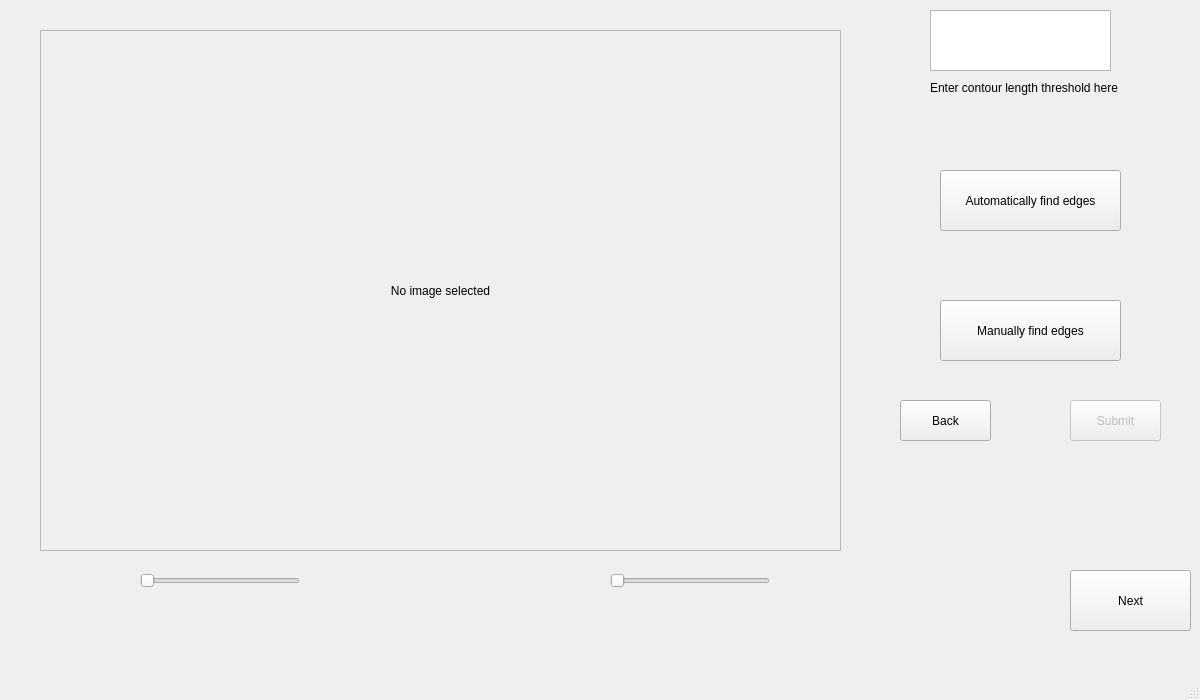
<?xml version="1.0" encoding="UTF-8"?>
<ui version="4.0">
 <class>MainWindow</class>
 <widget class="QMainWindow" name="MainWindow">
  <property name="geometry">
   <rect>
    <x>0</x>
    <y>0</y>
    <width>1200</width>
    <height>700</height>
   </rect>
  </property>
  <property name="windowTitle">
   <string>MainWindow</string>
  </property>
  <widget class="QWidget" name="centralwidget">
   <widget class="QPushButton" name="Auto">
    <property name="enabled">
     <bool>true</bool>
    </property>
    <property name="geometry">
     <rect>
      <x>940</x>
      <y>170</y>
      <width>181</width>
      <height>61</height>
     </rect>
    </property>
    <property name="text">
     <string>Automatically find edges</string>
    </property>
    <property name="flat">
     <bool>false</bool>
    </property>
   </widget>
   <widget class="QPushButton" name="Manual">
    <property name="enabled">
     <bool>true</bool>
    </property>
    <property name="geometry">
     <rect>
      <x>940</x>
      <y>300</y>
      <width>181</width>
      <height>61</height>
     </rect>
    </property>
    <property name="text">
     <string>Manually find edges</string>
    </property>
    <property name="flat">
     <bool>false</bool>
    </property>
   </widget>
   <widget class="QFrame" name="edge_Frame">
    <property name="geometry">
     <rect>
      <x>40</x>
      <y>30</y>
      <width>801</width>
      <height>521</height>
     </rect>
    </property>
    <property name="minimumSize">
     <size>
      <width>0</width>
      <height>0</height>
     </size>
    </property>
    <property name="maximumSize">
     <size>
      <width>16777215</width>
      <height>16777215</height>
     </size>
    </property>
    <property name="frameShape">
     <enum>QFrame::StyledPanel</enum>
    </property>
    <property name="frameShadow">
     <enum>QFrame::Raised</enum>
    </property>
    <widget class="QLabel" name="imageLabel">
     <property name="geometry">
      <rect>
       <x>0</x>
       <y>0</y>
       <width>801</width>
       <height>521</height>
      </rect>
     </property>
     <property name="text">
      <string>No image selected</string>
     </property>
     <property name="alignment">
      <set>Qt::AlignCenter</set>
     </property>
    </widget>
   </widget>
   <widget class="QPushButton" name="BackToMain">
    <property name="geometry">
     <rect>
      <x>900</x>
      <y>400</y>
      <width>91</width>
      <height>41</height>
     </rect>
    </property>
    <property name="text">
     <string>Back</string>
    </property>
   </widget>
   <widget class="QSlider" name="lowThresh">
    <property name="enabled">
     <bool>false</bool>
    </property>
    <property name="geometry">
     <rect>
      <x>140</x>
      <y>570</y>
      <width>160</width>
      <height>22</height>
     </rect>
    </property>
    <property name="maximum">
     <number>255</number>
    </property>
    <property name="orientation">
     <enum>Qt::Horizontal</enum>
    </property>
   </widget>
   <widget class="QSlider" name="highThresh">
    <property name="enabled">
     <bool>false</bool>
    </property>
    <property name="geometry">
     <rect>
      <x>610</x>
      <y>570</y>
      <width>160</width>
      <height>22</height>
     </rect>
    </property>
    <property name="maximum">
     <number>255</number>
    </property>
    <property name="orientation">
     <enum>Qt::Horizontal</enum>
    </property>
   </widget>
   <widget class="QPlainTextEdit" name="smallThreshIn">
    <property name="geometry">
     <rect>
      <x>930</x>
      <y>10</y>
      <width>181</width>
      <height>61</height>
     </rect>
    </property>
   </widget>
   <widget class="QPushButton" name="Submit">
    <property name="enabled">
     <bool>false</bool>
    </property>
    <property name="geometry">
     <rect>
      <x>1070</x>
      <y>400</y>
      <width>91</width>
      <height>41</height>
     </rect>
    </property>
    <property name="text">
     <string>Submit</string>
    </property>
    <property name="flat">
     <bool>false</bool>
    </property>
   </widget>
   <widget class="QPushButton" name="next">
    <property name="enabled">
     <bool>true</bool>
    </property>
    <property name="geometry">
     <rect>
      <x>1070</x>
      <y>570</y>
      <width>121</width>
      <height>61</height>
     </rect>
    </property>
    <property name="text">
     <string>Next</string>
    </property>
    <property name="flat">
     <bool>false</bool>
    </property>
   </widget>
   <widget class="QLabel" name="label">
    <property name="geometry">
     <rect>
      <x>930</x>
      <y>80</y>
      <width>261</width>
      <height>16</height>
     </rect>
    </property>
    <property name="text">
     <string>Enter contour length threshold here </string>
    </property>
   </widget>
  </widget>
  <widget class="QMenuBar" name="menubar">
   <property name="geometry">
    <rect>
     <x>0</x>
     <y>0</y>
     <width>1200</width>
     <height>22</height>
    </rect>
   </property>
  </widget>
  <widget class="QStatusBar" name="statusbar"/>
 </widget>
 <resources/>
 <connections/>
</ui>
